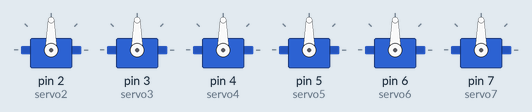
This sketch was run on a simulated Arduino Uno, built with avr-gcc and run on an emulated ATmega328P. On the bench: 6 × servo.

Above: at 0.1 s.
At 3.1 s:
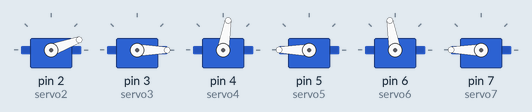
At 9.1 s:
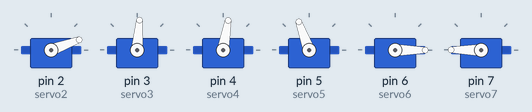
At 18.1 s:
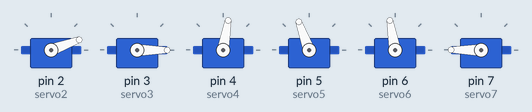
At 27.1 s:
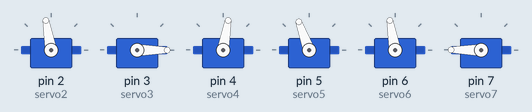
At 36.1 s:
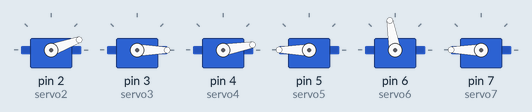
Timing chart, 0 to 40.0 s (numbered marks = the images above):
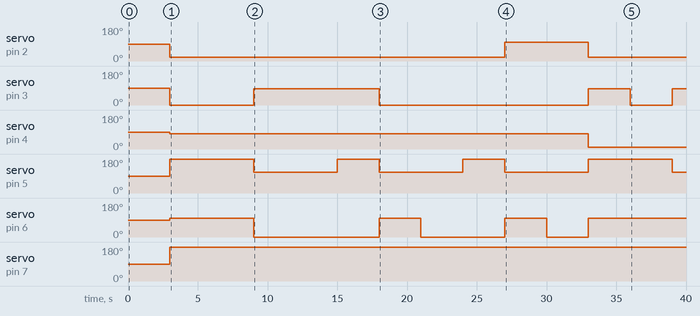

Measured:
- by itself, servo on pin 2 (servo2): 90° → 20° at 3.0 s, → 100° 24.0 s later, → 20° 6.0 s later
- by itself, servo on pin 3 (servo3): goes 0° 6.0 s, 85° 9.0 s, 0° 15.0 s, 85° 3.0 s, 0° 3.0 s, then 85°
- by itself, servo on pin 4 (servo4): 90° → 80° at 3.0 s, → 10° 30.0 s later
- by itself, servo on pin 5 (servo5): repeats every 9.0 s: 110° 6.0 s, 180° 3.0 s
- by itself, servo on pin 6 (servo6): goes 100° 6.0 s, 0° 9.0 s, 100° 3.0 s, 0° 6.0 s, 100° 3.0 s, 0° 3.0 s, then 100°
- by itself, servo on pin 7 (servo7): 90° → 180° at 3.0 s

The sketch:

a-z.ino
```cpp
#include<Servo.h>            //Servo library


Servo servo2;
Servo servo3;
Servo servo4;
Servo servo5;
Servo servo6;
Servo servo7;//initialize a servo object for the connected servo

int angle02 = 100;
int angle12 = 20;
int angle03 = 85;
int angle13 = 0;
int angle04 = 80;
int angle14 = 10;
int angle05 = 180;
int angle15 = 110;
int angle06 = 100;
int angle16 = 0;
int angle07 = 180;
int angle17 = 105;

char x[26]="AbCdAefghijklmnopqrstuvwxyz";

void setup()
{
  servo2.attach(2);
  servo3.attach(3);
  servo4.attach(4);
  servo5.attach(5);
  servo6.attach(6);
  servo7.attach(7);// attach the signal pin of servo to pin9 of arduino
}

void loop()
{

    for(int i=0;i<26;i++)
    {

      switch(x[i]){

        case 'a':servo2.write(angle12);
                 servo3.write(angle03);
                 servo4.write(angle04);
                 servo5.write(angle05);
                 servo6.write(angle06);
                 servo7.write(angle07);
                 break;


        case 'b':servo2.write(angle12);
                 servo3.write(angle13);
                 servo4.write(angle04);
                 servo5.write(angle05);
                 servo6.write(angle06);
                 servo7.write(angle07);
                 break;


        case 'c':servo2.write(angle12);
                 servo3.write(angle03);
                 servo4.write(angle04);
                 servo5.write(angle15);
                 servo6.write(angle06);
                 servo7.write(angle07);
                 break;


        case 'd':servo2.write(angle12);
                 servo3.write(angle03);
                 servo4.write(angle04);
                 servo5.write(angle15);
                 servo6.write(angle16);
                 servo7.write(angle07);
                 break;


        case 'e':servo2.write(angle12);
                 servo3.write(angle03);
                 servo4.write(angle04);
                 servo5.write(angle05);
                 servo6.write(angle16);
                 servo7.write(angle07);
                 break;


        case 'f':servo2.write(angle12);
                 servo3.write(angle13);
                 servo4.write(angle04);
                 servo5.write(angle15);
                 servo6.write(angle06);
                 servo7.write(angle07);
                 break;


        case 'g':servo2.write(angle12);
                 servo3.write(angle13);
                 servo4.write(angle04);
                 servo5.write(angle15);
                 servo6.write(angle16);
                 servo7.write(angle07);
                 break;


        case 'h':servo2.write(angle12);
                 servo3.write(angle13);
                 servo4.write(angle04);
                 servo5.write(angle05);
                 servo6.write(angle16);
                 servo7.write(angle07);
                 break;


        case 'i':servo2.write(angle02);
                 servo3.write(angle13);
                 servo4.write(angle04);
                 servo5.write(angle15);
                 servo6.write(angle06);
                 servo7.write(angle07);
                 break;


        case 'j':servo2.write(angle02);
                 servo3.write(angle13);
                 servo4.write(angle04);
                 servo5.write(angle15);
                 servo6.write(angle16);
                 servo7.write(angle07);
                 break;

        case 'k':servo2.write(angle12);
                 servo3.write(angle03);
                 servo4.write(angle14);
                 servo5.write(angle05);
                 servo6.write(angle06);
                 servo7.write(angle07);
                 break;

        case 'l':servo2.write(angle12);
                 servo3.write(angle13);
                 servo4.write(angle14);
                 servo5.write(angle05);
                 servo6.write(angle06);
                 servo7.write(angle07);
                 break;

        case 'm':servo2.write(angle12);
                 servo3.write(angle03);
                 servo4.write(angle14);
                 servo5.write(angle15);
                 servo6.write(angle06);
                 servo7.write(angle07);
                 break;


        case 'n':servo2.write(angle12);
                 servo3.write(angle03);
                 servo4.write(angle14);
                 servo5.write(angle15);
                 servo6.write(angle16);
                 servo7.write(angle07);
                 break;


        case 'o':servo2.write(angle12);
                 servo3.write(angle03);
                 servo4.write(angle14);
                 servo5.write(angle05);
                 servo6.write(angle16);
                 servo7.write(angle07);
                 break;


        case 'p':servo2.write(angle12);
                 servo3.write(angle13);
                 servo4.write(angle14);
                 servo5.write(angle15);
                 servo6.write(angle06);
                 servo7.write(angle07);
                 break;


        case 'q':servo2.write(angle12);
                 servo3.write(angle13);
                 servo4.write(angle14);
                 servo5.write(angle15);
                 servo6.write(angle16);
                 servo7.write(angle07);
                 break;


        case 'r':servo2.write(angle12);
                 servo3.write(angle13);
                 servo4.write(angle14);
                 servo5.write(angle05);
                 servo6.write(angle16);
                 servo7.write(angle07);
                 break;


        case 's':servo2.write(angle02);
                 servo3.write(angle13);
                 servo4.write(angle14);
                 servo5.write(angle15);
                 servo6.write(angle06);
                 servo7.write(angle07);
                 break;


        case 't':servo2.write(angle02);
                 servo3.write(angle13);
                 servo4.write(angle14);
                 servo5.write(angle15);
                 servo6.write(angle16);
                 servo7.write(angle07);
                 break;

        case 'u':servo2.write(angle12);
                 servo3.write(angle03);
                 servo4.write(angle14);
                 servo5.write(angle05);
                 servo6.write(angle06);
                 servo7.write(angle17);
                 break;

        case 'v':servo2.write(angle12);
                 servo3.write(angle13);
                 servo4.write(angle14);
                 servo5.write(angle05);
                 servo6.write(angle06);
                 servo7.write(angle17);
                 break;

        case 'x':servo2.write(angle12);
                 servo3.write(angle03);
                 servo4.write(angle14);
                 servo5.write(angle15);
                 servo6.write(angle06);
                 servo7.write(angle17);
                 break;


        case 'y':servo2.write(angle12);
                 servo3.write(angle03);
                 servo4.write(angle14);
                 servo5.write(angle15);
                 servo6.write(angle16);
                 servo7.write(angle17);
                 break;


        case 'z':servo2.write(angle12);
                 servo3.write(angle03);
                 servo4.write(angle14);
                 servo5.write(angle05);
                 servo6.write(angle16);
                 servo7.write(angle17);
                 break;

        case 'w':servo2.write(angle02);
                 servo3.write(angle13);
                 servo4.write(angle04);
                 servo5.write(angle15);
                 servo6.write(angle16);
                 servo7.write(angle17);
                 break;

      }
                 delay(3000);
    }
}
```
